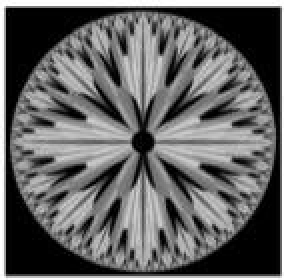
%> input picture lab-programs/image/bitplane.bmp, 142 x 140 px (shown 2 times larger)
$ octave contrastStreching.m   (GNU Octave 9; MATLAB toolbox functions it lacks are replaced by stand-ins)
%> lines starting %> are read from the running program, lines starting %| are printed output that depends on the picture
%% Contrast stretching
I=imread('D:\NSTU\DIP-materials\lab-programs\image\bitplane.bmp');
%> I is the input picture: size 140x142 uint8; min 0, max 255, mean 100.1

G=I;
[rows, cols]=size(I);
%> rows = 140; cols = 142
T1=input('Enter value of t1(Threshold 1) ');
%> the answer given: 1
T2=input('Enter value of t2(Threshold 2) ');
%> the answer given: 100
s1=input('Enter value of slope 1 ');
%> the answer given: 1
s2=input('Enter value of slope 2 ');
%> the answer given: 3
s3=input('Enter value of slope 3 ');
%> the answer given: 3
coeffT1=s1.*T1;
coeffT2=s2.*(T2-T1)+coeffT1;
 for i=1:rows
    for j=1:cols
        if(I(i,j)< T1)
            G(i,j)=floor(s1.*I(i,j));
        elseif(I(i,j)>= T1 && I(i,j)< T2)
            G(i,j)=floor(s2.*(I(i,j)-T1)+coeffT1);
            elseif(I(i,j)>= T2)
            G(i,j)=floor(s3.*(I(i,j)-T2)+coeffT2);
        end
    end
 end
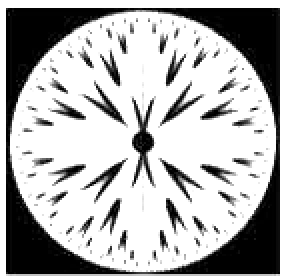
%> G: size 140x142 uint8 (shown 2 times larger); min 0, max 255, mean 176.9
figure(1);
subplot(2,1,1);
imshow(I);
title('Original image');
subplot(2,1,2);
imshow(G);
text=sprintf('Result of Contrast Stretching with T1=%d, T2=%d, s1=%1.1f, s2=%1.1f, s3=%1.1f',T1,T2,s1,s2,s3);
title(text);
figure(2);
subplot(2,1,1);
imhist(I);
title('Histogram for original Image');
subplot(2,1,2);
imhist(G);
text1=sprintf('Histogram for Contrast Stretching with T1=%d, T2=%d, s1=%1.1f, s2=%1.1f, s3=%1.1f',T1,T2,s1,s2,s3);
title(text1);
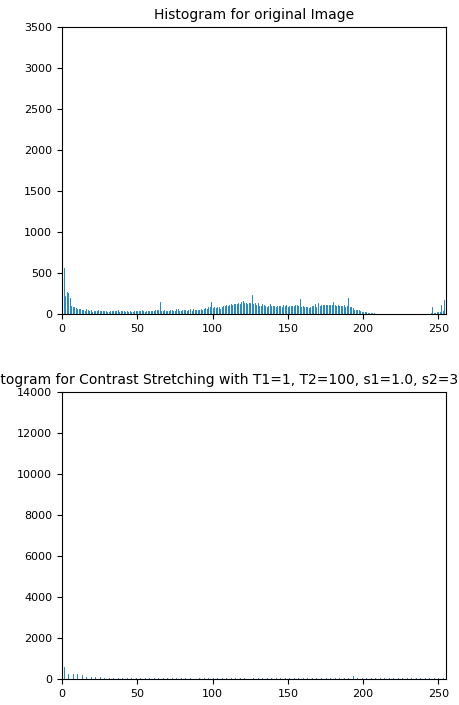
%> figure redrawn from the program's plot data, 2 panels; panel 1: highest point at x = 0, y = 3015; panel 2: highest point at x = 255, y = 12077

$ run again, with lab-programs/image/cameraman.bmp copied over lab-programs/image/bitplane.bmp
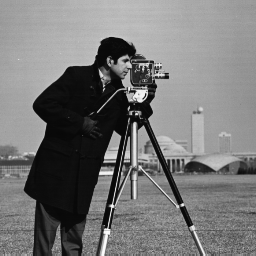
%> input picture lab-programs/image/cameraman.bmp, 256 x 256 px
%> I is the input picture: size 256x256x3 uint8; min 7, max 253, mean 118.7
%> after the loop `for i=1:rows`:
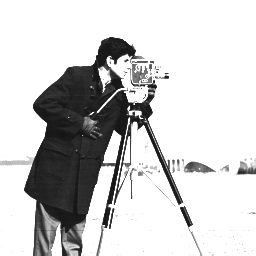
%> G: size 256x256x3 uint8; min 19, max 255, mean 205.4
%> `title(text1);`:
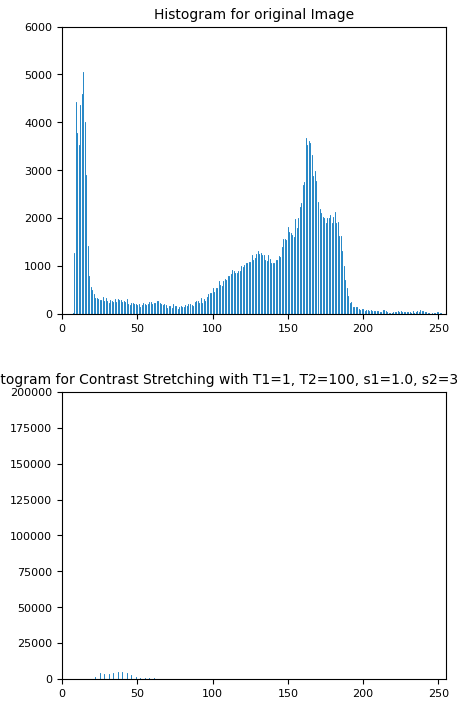
%> figure redrawn from the program's plot data, 2 panels; panel 1: highest point at x = 14, y = 5055; panel 2: highest point at x = 255, y = 144693

$ run again, with lab-programs/image/rice.bmp copied over lab-programs/image/bitplane.bmp
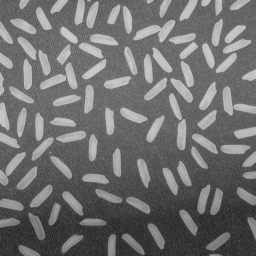
%> input picture lab-programs/image/rice.bmp, 256 x 256 px
%> I is the input picture: size 256x256x3 uint8; min 40, max 204, mean 111.2
%> after the loop `for i=1:rows`:
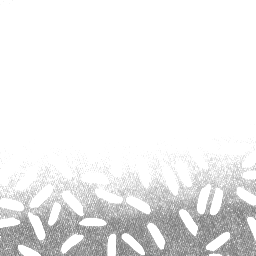
%> G: size 256x256x3 uint8; min 118, max 255, mean 237
%> `title(text1);`:
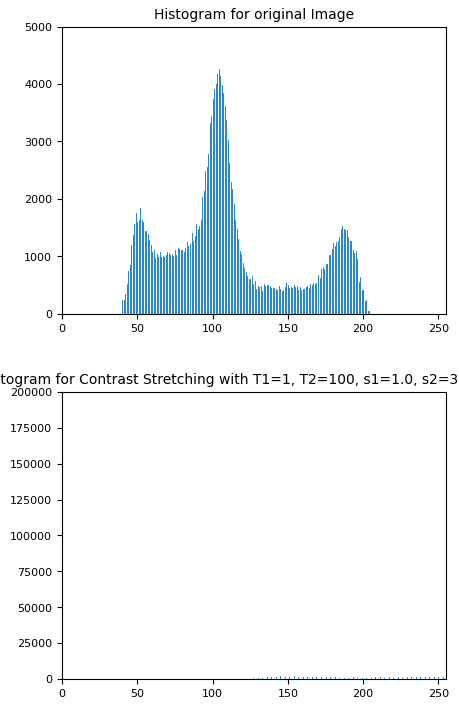
%> figure redrawn from the program's plot data, 2 panels; panel 1: highest point at x = 104, y = 4257; panel 2: highest point at x = 255, y = 144717
